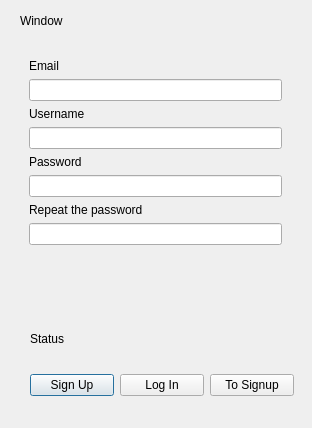
<?xml version="1.0" encoding="UTF-8"?>
<ui version="4.0">
 <class>LoginForm</class>
 <widget class="QDialog" name="LoginForm">
  <property name="geometry">
   <rect>
    <x>0</x>
    <y>0</y>
    <width>312</width>
    <height>428</height>
   </rect>
  </property>
  <property name="windowTitle">
   <string>Welcome</string>
  </property>
  <widget class="QWidget" name="horizontalLayoutWidget">
   <property name="geometry">
    <rect>
     <x>30</x>
     <y>360</y>
     <width>264</width>
     <height>51</height>
    </rect>
   </property>
   <layout class="QHBoxLayout" name="horizontalLayout">
    <item>
     <widget class="QPushButton" name="sign_up">
      <property name="text">
       <string>Sign Up</string>
      </property>
     </widget>
    </item>
    <item>
     <widget class="QPushButton" name="log_in">
      <property name="text">
       <string>Log In</string>
      </property>
     </widget>
    </item>
    <item>
     <widget class="QPushButton" name="switch_tabs">
      <property name="text">
       <string>To Signup</string>
      </property>
     </widget>
    </item>
   </layout>
  </widget>
  <widget class="QFrame" name="formFrame">
   <property name="geometry">
    <rect>
     <x>20</x>
     <y>50</y>
     <width>271</width>
     <height>271</height>
    </rect>
   </property>
   <layout class="QFormLayout" name="formLayout">
    <property name="fieldGrowthPolicy">
     <enum>QFormLayout::FieldGrowthPolicy::AllNonFixedFieldsGrow</enum>
    </property>
    <item row="0" column="0">
     <widget class="QLabel" name="label_email">
      <property name="text">
       <string>Email</string>
      </property>
     </widget>
    </item>
    <item row="1" column="0" colspan="2">
     <widget class="QLineEdit" name="lineEdit_email"/>
    </item>
    <item row="2" column="0">
     <widget class="QLabel" name="label_username">
      <property name="text">
       <string>Username</string>
      </property>
     </widget>
    </item>
    <item row="3" column="0" colspan="2">
     <widget class="QLineEdit" name="lineEdit_login"/>
    </item>
    <item row="4" column="0">
     <widget class="QLabel" name="label_password">
      <property name="text">
       <string>Password</string>
      </property>
     </widget>
    </item>
    <item row="5" column="0" colspan="2">
     <widget class="QLineEdit" name="lineEdit_password">
      <property name="layoutDirection">
       <enum>Qt::LayoutDirection::LeftToRight</enum>
      </property>
     </widget>
    </item>
    <item row="6" column="0">
     <widget class="QLabel" name="label_password_check">
      <property name="text">
       <string>Repeat the password</string>
      </property>
     </widget>
    </item>
    <item row="8" column="0" colspan="2">
     <widget class="QLineEdit" name="lineEdit_password_check"/>
    </item>
   </layout>
  </widget>
  <widget class="QLabel" name="label_header">
   <property name="geometry">
    <rect>
     <x>20</x>
     <y>10</y>
     <width>141</width>
     <height>21</height>
    </rect>
   </property>
   <property name="text">
    <string>Window</string>
   </property>
  </widget>
  <widget class="QLabel" name="label_status">
   <property name="geometry">
    <rect>
     <x>30</x>
     <y>313</y>
     <width>251</width>
     <height>51</height>
    </rect>
   </property>
   <property name="text">
    <string>Status</string>
   </property>
   <property name="wordWrap">
    <bool>true</bool>
   </property>
  </widget>
 </widget>
 <resources/>
 <connections/>
</ui>
